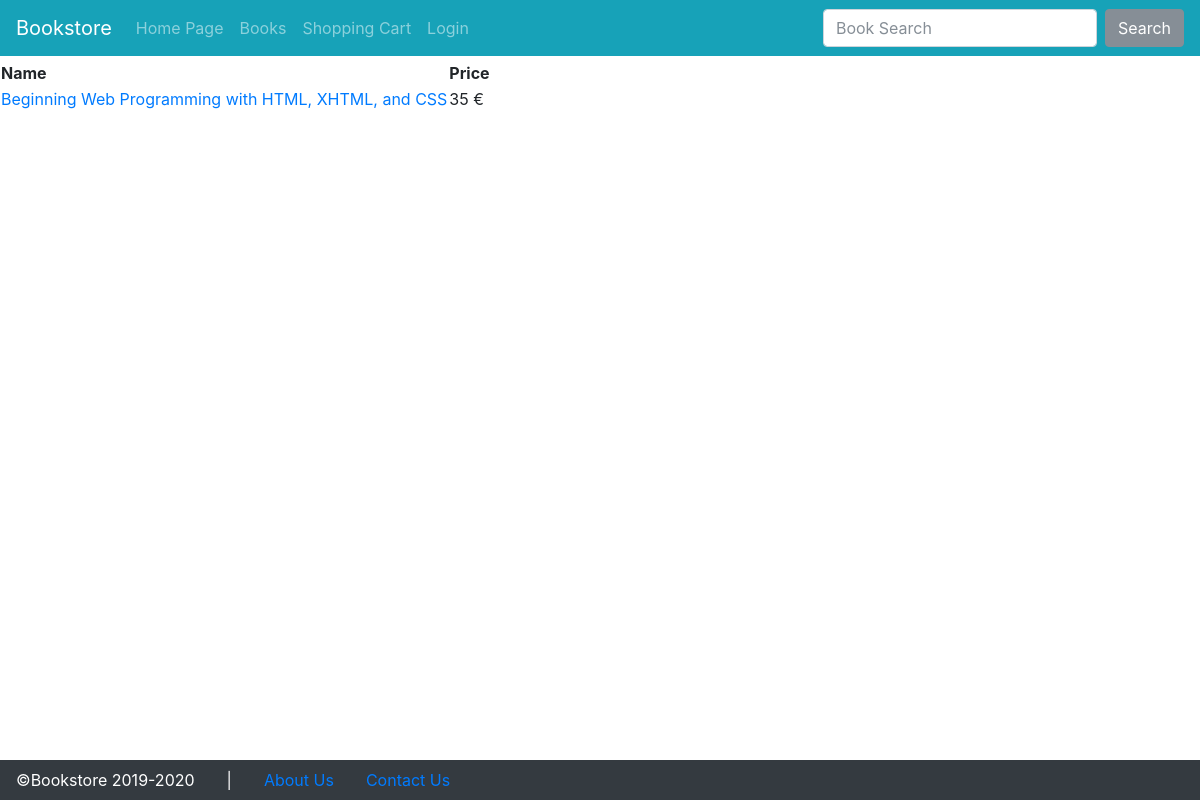
The app's page /index.php?p=catinfo&catid=12 with its own data.
### tables this page shows
CREATE TABLE `product` (
  `ID` int(11) NOT NULL,
  `Title` varchar(200) DEFAULT NULL,
  `author` int(11) NOT NULL,
  `Description` varchar(500) DEFAULT NULL,
  `Price` float DEFAULT NULL,
  `stock` int(11) UNSIGNED NOT NULL DEFAULT 0,
  `Category` int(11) DEFAULT NULL,
  `image` varchar(500) NOT NULL DEFAULT 'products/empty.png'
);

### internal/catinfo.php (the view)
<table>
<tr>
<th>Name</th>
<th>Price</th>
</tr>
<?php
$cat = $_REQUEST['catid'];
$sql = "select * from product where Category=?";
if( $stmt = $mysqli->prepare($sql) ) {
	$stmt->bind_param("i", $cat);
	$stmt->execute();
	$result = $stmt->get_result();
	while ($row = $result->fetch_assoc()) {
		print "<tr><td><a href='?p=productinfo&pid=$row[ID]'>$row[Title]</a></td>".
			"<td>$row[Price] &euro;</td></tr>";
	}
}
?>
</table>

### index.php (shortened to what this page needs)
<!doctype html>
<html lang="en">
<head>
    <link href="./bootstrap/bootstrap.min.css" rel="stylesheet">
    <link href="./css/select2.min.css" rel="stylesheet">
    <link href="./css/select2-bootstrap4.min.css" rel="stylesheet">
    <link href="./bootstrap/dashboard.css" rel="stylesheet">
    <link href="./css/datatables.min.css" rel="stylesheet">
    <link href="./css/custom.css" rel="stylesheet">
    <link href="./css/toastr.min.css" rel="stylesheet">
  </head>
<body>
    <header>
      <nav id="topNavbar" class="navbar navbar-expand-<?php if($_SESSION['username']!='?') echo "lg"; else echo "md";?> navbar-dark bg-info">
        <a class="navbar-brand" href="#">Bookstore</a>
        <div class="collapse navbar-collapse" id="navbarsExampleDefault">
          <ul class="navbar-nav mr-auto">
          <?php if($_SESSION['is_admin']):?>
			<li class="nav-item<?php if($_SERVER['QUERY_STRING'] == 'p=author_manage') echo ' active';?>">
              <a class="nav-link" href="?p=author_manage">Author Management</a>
            </li>
            <li class="nav-item<?php if($_SERVER['QUERY_STRING'] == 'p=book_manage') echo ' active';?>">
              <a class="nav-link" href="?p=book_manage">Book Management</a>
            </li>
			<li class="nav-item<?php if($_SERVER['QUERY_STRING'] == 'p=category_manage') echo ' active';?>">
              <a class="nav-link" href="?p=category_manage">Category Management</a>
            </li>
            <li class="nav-item<?php if($_SERVER['QUERY_STRING'] == 'p=orders_manage') echo ' active';?>">
              <a class="nav-link" href="?p=orders_manage">Order Management</a>
            </li>
	<li class="nav-item<?php if($_SERVER['QUERY_STRING'] == 'p=coupon_manage') echo ' active';?>">
              <a class="nav-link" href="?p=coupon_manage">Coupon Management</a>
            </li>
            <li class="nav-item">
              <a class="nav-link" href="?p=logout">Logout</a>
            </li>
          <?php else:?>
          <?php if($_SESSION['username']!='?'):?>
            <li class="nav-item<?php if($_SERVER['QUERY_STRING'] == '' || $_SERVER['QUERY_STRING'] == 'p=start') echo ' active';?>">
              <a class="nav-link" href="index.php?p=start">Home Page</a>
            </li>
            <li class="nav-item<?php if($_SERVER['QUERY_STRING'] == 'p=products') echo ' active';?>">
              <a class="nav-link" href="?p=products">All Books</a>
            </li>
            <li class="nav-item<?php if($_SERVER['QUERY_STRING'] == 'p=cart') echo ' active';?>">
              <a class="nav-link" href="?p=cart">Shopping Cart</a>
            </li>
            <li class="nav-item<?php if($_SERVER['QUERY_STRING'] == 'p=myorders') echo ' active';?>">
              <a class="nav-link " href="?p=myorders">My orders</a>
            </li>
            <li class="nav-item<?php if($_SERVER['QUERY_STRING'] == 'p=myinfo') echo ' active';?>">
              <a class="nav-link" href="?p=myinfo">My Account</a>
            </li>
            <li class="nav-item">
              <a class="nav-link" href="?p=logout">Logout</a>
            </li>
          <?php else:?>
            <li class="nav-item<?php if($_SERVER['QUERY_STRING'] == '' || $_SERVER['QUERY_STRING'] == 'p=start') echo ' active';?>">
              <a class="nav-link" href="index.php?p=start">Home Page</a>
            </li>
            <li class="nav-item<?php if($_SERVER['QUERY_STRING'] == 'p=products') echo ' active';?>">
              <a class="nav-link" href="?p=products">Books</a>
            </li>
            <li class="nav-item<?php if($_SERVER['QUERY_STRING'] == 'p=cart') echo ' active';?>">
              <a class="nav-link" href="?p=cart">Shopping Cart</a>
            </li>
            <li class="nav-item<?php if($_SERVER['QUERY_STRING'] == 'p=login') echo ' active';?>">
              <a class="nav-link" href="?p=login">Login</a>
            </li>
          <?php endif;?>
          <?php endif;?>
			</ul>
    <?php if(!$_SESSION['is_admin']): ?>
      <form id="searchBoxForm" method="GET" class="form-inline my-2 my-lg-0">
        <input class="form-control mr-sm-2" name="search" type="search" placeholder="Book Search" aria-label="Search" value="<?php if( isset($_SESSION['bookSearch']['searchbox'])) echo $_SESSION['bookSearch']['searchbox'];?>">
        <button class="btn btn-secondary my-2 my-sm-0" type="submit">Search</button>
      </form>
    <?php endif; ?>
        </div>
      </nav>
    </header>
<div class="container-fluid py-1 px-0" style="overflow: auto">
      <div class="row m-0">
<main id='maincontent' role="main" class="w-100 px-0">
<?php
$p = $_REQUEST['p'];
$pages = array('start','shopinfo','login','do_login','after_login','logout','myinfo','contact','products','cart','catinfo','productinfo','add_cart','empty_cart','buy_cart', 'orders_manage', 'book_manage', 'search_box', 'category_manage', 'author_manage', 'coupon_manage');
foreach($pages as $pp) {
	if($pp==$p) {
		require "internal/$p.php";
	}
}
?>
     </main>
      </div>
    </div>
    <div id="bottomFooter" class="text-white bg-dark">
      <div class="row align-items-center mx-0">
        <div class="nav-link">
          &copy;Bookstore 2019-2020
        </div>
        <div class="nav-link">|</div>
        <a class="nav-link" href="?p=shopinfo">About Us</a>
        <a class="nav-link" href="?p=contact">Contact Us</a>
      </div>
    </div>
  </body>
</html>

### css/custom.css (style rules this page uses)
html, body { height: 100%!important; overflow: hidden!important; margin: 0!important; padding: 0!important; }

### records on screen
product: Title "Beginning Web Programming with HTML, XHTML, and CSS", Price "35"
